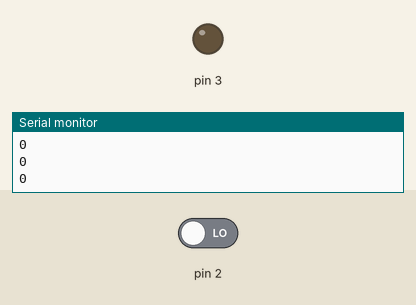
This sketch was run on a simulated Arduino Uno, built with avr-gcc and run on an emulated ATmega328P. Parts: output pins drawn as LEDs (lit = HIGH), the last lines printed to the serial monitor. The inputs (shaded band) are chosen by the test bench; at power-on: pin 2 LOW.

Above: at 1.2 s.
1.3 s: pin 2 driven HIGH
At 2.1 s:
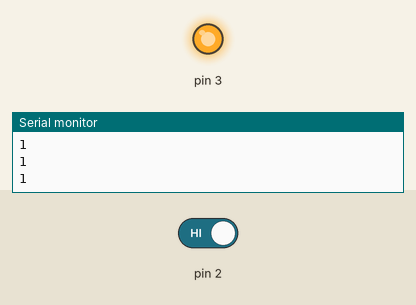
2.9 s: pin 2 driven LOW
At 3.4 s:
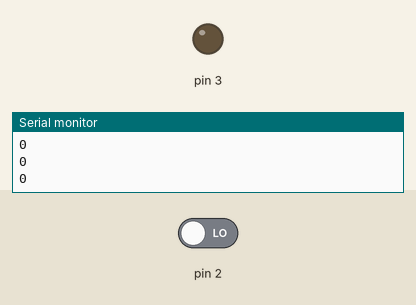
Timing chart, 0 to 5.9 s (numbered marks = the images above; inputs shaded):
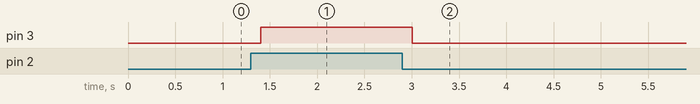

The sketch:

digitalRead.ino
```cpp
void setup() {
  Serial.begin(9600);
  pinMode(3,OUTPUT);

}

void loop() {
  int a=digitalRead(2);
  Serial.println(a);
  delay(100);
  digitalWrite(3,a);

}
```

Measured:
- after the input at 1.3 s, pin 3: LOW → HIGH after 0.10 s
- after the input at 2.9 s, pin 3: HIGH → LOW after 0.10 s
